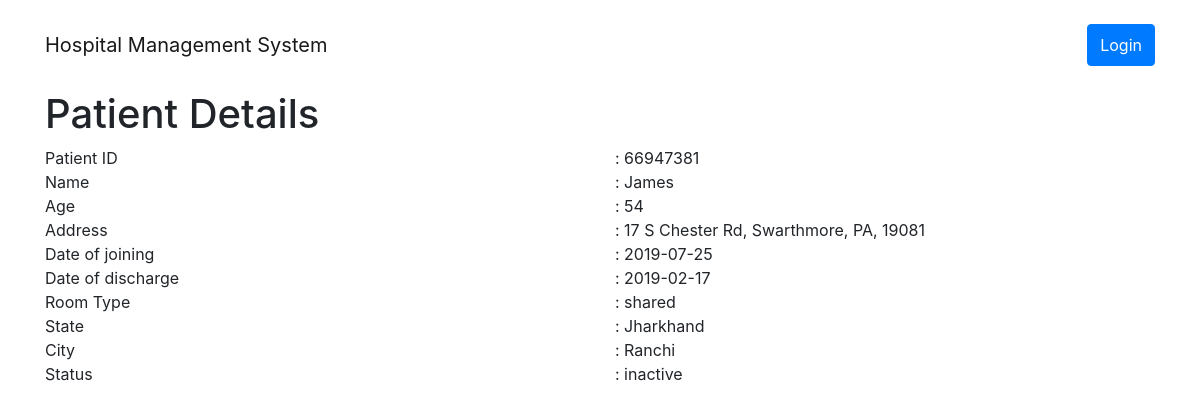
Page /show_patient_details?patient_id=66947381 on the earlier database version.
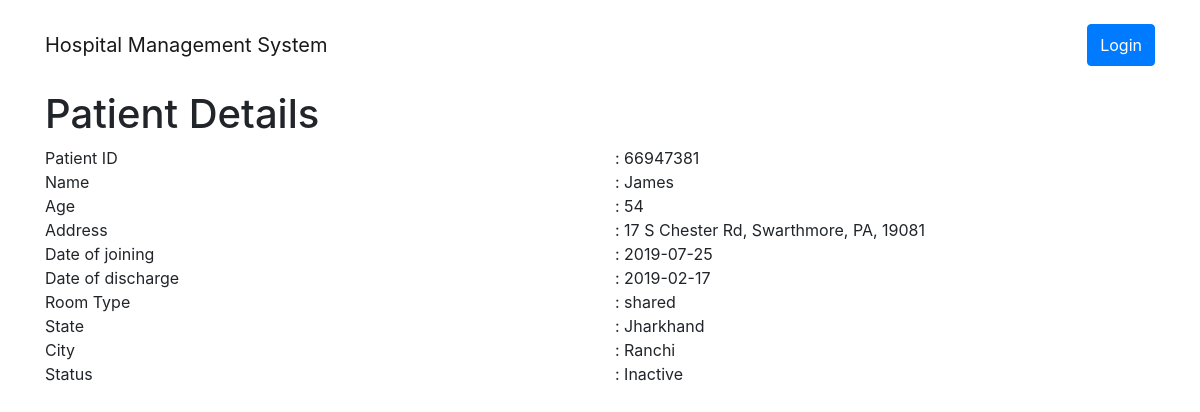
Same page on the later database version.
### hms/models.py (models this page shows, shortened)
class Patient(db.Model):
	ssn = db.Column(db.Integer, nullable=False)
	patient_id = db.Column(db.Integer, primary_key=True)
	patient_name = db.Column(db.String(20), nullable=False)
	patient_address = db.Column(db.String(100), nullable=False)
	patient_age = db.Column(db.Integer, nullable=False)
	patient_DOJ = db.Column(db.Date, nullable=False)
	patient_DOD = db.Column(db.Date, nullable=True)
	patient_room_type = db.Column(db.String(10), nullable=False)
	patient_state = db.Column(db.String(20), nullable=False)
	patient_city = db.Column(db.String(20), nullable=False)
	patient_status = db.Column(db.String(10), nullable=False)
	medicines = db.relationship('Medicine', backref='patient', lazy=True)
	diagnostics = db.relationship('Diagnostics', backref='patient', lazy=True)

### hms/routes.py (the view)
@app.route('/show_patient_details')
def show_patient_details():
	patient_id = request.args.get('patient_id', None, type=int)
	if not patient_id:
		flash("Patient Not Found!!!", category="danger")
		return redirect(url_for('search_patient'))
	else:
		patient = Patient.query.filter_by(patient_id=patient_id).first()
		if not patient:
			flash("Patient Not Found!!!", category="danger")
			return redirect(url_for('search_patient'))
		else:
			med_total_amount = 0
			diag_total_amount = 0
			for medicine in patient.medicines:
				med_total_amount += medicine.medicine_amount
			for diagnostic in patient.diagnostics:
				diag_total_amount += diagnostic.diagnostics_amount
			return render_template('show_patient_details.html', title="Patient Details", patient=patient, med_total_amount=med_total_amount, diag_total_amount=diag_total_amount)

### hms/templates/show_patient_details.html (shortened to what this page needs)
{% extends 'layout.html' %}
{% block content %}
<section>
	<h1>Patient Details</h1>
	<div class="row">
		<div class="col">
			Patient ID <br>
			Name <br>
			Age	<br>
			Address <br>
			Date of joining <br>
			Date of discharge <br>
			Room Type <br>
			State <br>
			City <br>
			Status <br>
		</div>
		<div class="col pr-auto">
			: {{ patient.patient_id }} <br>
			: {{ patient.patient_name }} <br>
			: {{ patient.patient_age }} <br>
			: {{ patient.patient_address }} <br>
			: {{ patient.patient_DOJ }} <br>
			{% if patient.patient_DOD.strftime("%Y-%B-%d") == "3000-January-01" %}
			: Not Discharged Yet <br>
			{% else %}
			: {{ patient.patient_DOD }} <br>
			{% endif %}
			: {{ patient.patient_room_type }} <br>
			: {{ patient.patient_state }} <br>
			: {{ patient.patient_city }} <br>
			: {{ patient.patient_status }} <br>
		</div>
	</div>
	<br>
</section>
{% endblock content %}

### hms/templates/layout.html (shortened to what this page needs)
<!DOCTYPE html>
<html>
<head>
	<link rel="stylesheet" href="https://stackpath.bootstrapcdn.com/bootstrap/4.5.0/css/bootstrap.min.css">
	<link rel="stylesheet" type="text/css" href="{{ url_for('static', filename='main.css') }}">
</head>
<body>
	<nav class="navbar navbar-expand-lg navbar-light" style="background-color: white;">
		<div class="container pt-3 pb-3">
			<a class="navbar-brand" href="#">Hospital Management System</a>
			{% if session.get('USER_ID') %}
			<button class="navbar-toggler" type="button" data-toggle="collapse" data-target="#navbarSupportedContent" aria-controls="navbarSupportedContent" aria-expanded="false" aria-label="Toggle navigation">
				<span class="navbar-toggler-icon"></span>
			</button>
			<div class="collapse navbar-collapse" id="navbarSupportedContent">
				<ul class="navbar-nav mr-auto">
					<li class="nav-item">
						<a class="nav-link" href="{{ url_for('search_patient') }}">Search Patient</a>
					</li>
					{% if session.get('ROLE') == "adm_desk" %}
					<li class="nav-item">
						<a class="nav-link" href="{{ url_for('add_patient') }}">Add Patient</a>
					</li>
					<li class="nav-item">
						<a class="nav-link" href="{{ url_for('view_active_patients') }}">View Active Patients</a>
					</li>
					{% endif %}
				</ul>
				<a class="btn btn-primary pt-2 pb-2" href="{{ url_for('logout') }}">Logout</a>
			</div>
			{% else %}
			<a class="btn btn-primary pt-2 pb-2 ml-auto" href="{{ url_for('login') }}">Login</a>
			{% endif %}
		</div>
	</nav>
	<div class="container">
		{% block content %}
		{% endblock content %}
	</div>
</body>
</html>

Differences in the rows shown:
changed Patient "James": patient_status "inactive" → "Inactive"
